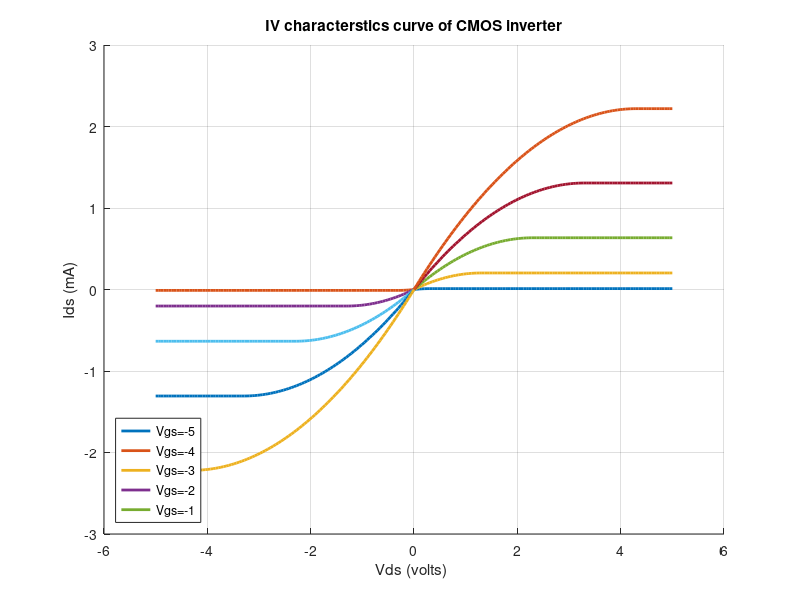

MATLAB code for this plot:
clear all;
clc;
beta=0.00024;
Vt=0.7;
Vt2=-0.7;
Vds=linspace(0,5,100);
Vds2=linspace(-5,0,100);
Vgs=linspace(1,5,5)
Vgs2=linspace(-1,-5,5);
for j=1:length(Vgs)
    for i=1:length(Vds)
        if Vgs(j)<Vt
            Ids1(i)=0;
        elseif (Vgs(j)>Vt & Vds(i)<=(Vgs(j)-Vt))
            Ids1(i)=(beta*(Vgs(j)-Vt-Vds(i)/2))*Vds(i);
        elseif ((Vgs(j)>Vt) & Vds(i)>(Vgs(j)-Vt))
            Ids1(i)=(0.5*beta)*((Vgs(j)-Vt)^2);
        end
        if Vgs2(j)>Vt2
            Ids2(i)=0;
        elseif (Vgs2(j)<Vt2 & Vds2(i)>=(Vgs2(j)-Vt2))
            Ids2(i)=(-beta*(Vgs2(j)-Vt2-Vds2(i)/2))*Vds2(i);
        elseif ((Vgs2(j)<Vt2) & Vds2(i)<(Vgs2(j)-Vt2))
            Ids2(i)=(-0.5*beta)*((Vgs2(j)-Vt2)^2);
        end
    end
    hold on;
    plot(Vds,Ids1(1:100)*1000,'LineWidth',2);
    plot(Vds2,Ids2(1:100)*1000,'LineWidth',2);
end
title('IV characterstics curve of CMOS inverter');
xlabel('Vds (volts) ');
ylabel('Ids (mA)');
ylim([-3,3]);
legend('Vgs=-5','Vgs=-4','Vgs=-3','Vgs=-2','Vgs=-1','Location','southwest');
grid on;
disp("Program run successfully for CMOS inverter IV curve");